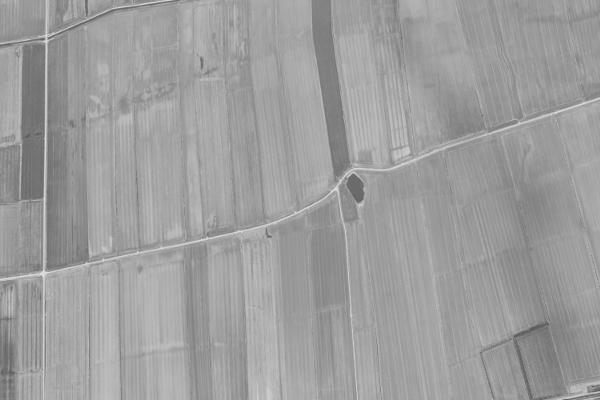
#> input picture Woche2/satBilder/agri3.png, 600 x 400 px, found by its file name
$ python Blatt2.2.2.py
#> lines starting #> are read from the running program, lines starting #| are printed output that depends on the picture; long printed decimals are rounded
#!/usr/bin/env python3
# -*- coding: utf-8 -*-
"""
Created on Wed Oct 23 17:06:45 2019
Blatt 2.2, Aufgabe 2
@author: mikhail
"""
import numpy as np
from skimage.io import imread,imsave
import matplotlib.pyplot as plt

def histComp(hist1,hist2):
    diff=hist1[0]-hist2[0]
    s=0
    for x in diff:
        s+=pow(x,2)
    return np.sqrt(s)


img1=imread("./satBilder/agri3.png")
#> img1 is the input picture: shape (400, 600); min 90, max 226, mean 157.5
img2=imread("./satBilder/agri6.png")
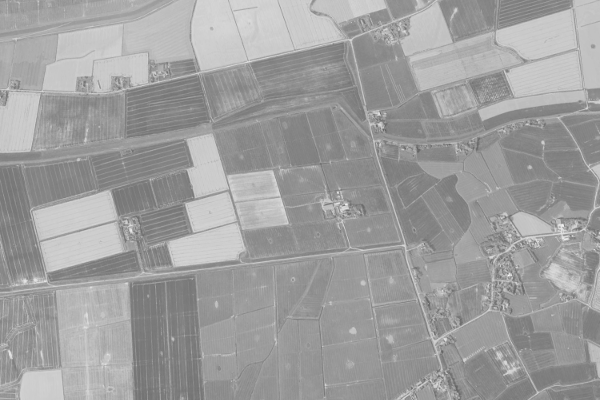
#> input picture Woche2/satBilder/agri6.png, 600 x 400 px, found by its file name
#> img2 is the input picture: shape (400, 600); min 98, max 250, mean 158.6
img3=imread("./satBilder/urban1.png")
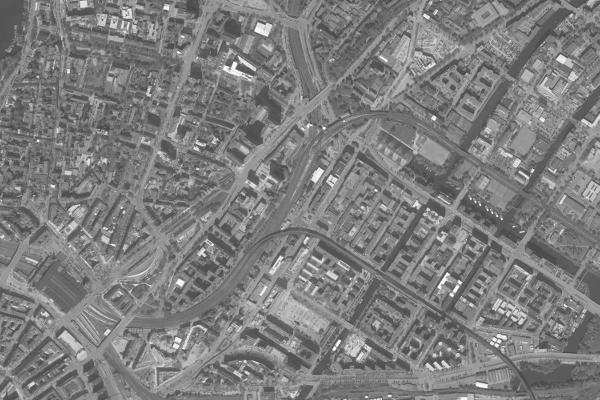
#> input picture Woche2/satBilder/urban1.png, 600 x 400 px, found by its file name
#> img3 is the input picture: shape (400, 600); min 70, max 255, mean 126

hist1= np.histogram(img1, bins=8,range= (0,256))
#> hist1 = ([0, 0, 37, 9696, 116730, 111732, 1801, 4], [0, 32, 64, 96, 128, 160, 192, 224, 256])
hist2= np.histogram(img2, bins=8,range= (0,256))
#> hist2 = ([0, 0, 0, 14538, 135904, 49380, 40128, 50], [0, 32, 64, 96, 128, 160, 192, 224, 256])
hist3= np.histogram(img3, bins=8,range= (0,256))
#> hist3 = ([0, 0, 37664, 93491, 84774, 19067, 3876, 1128], [0, 32, 64, 96, 128, 160, 192, 224, 256])
print(histComp(hist1,hist2))
#> in histComp, `diff=hist1[0]-hist2[0]`: diff = [0, 0, 37, -4842, -19174, 62352, -38327, -46]
#> the loop in histComp, `for x in diff:` made 8 passes
#> (x, s) on passes 2 to 8: (0, 0), (37, 1369), (-4842, 23446333), (-19174, 391088609), (62352, 4278860513), (-38327, 5747819442), (-46, 5747821558)
#> s on pass 1: 0
#> after the loop in histComp, `for x in diff:`: s = 5747821558
#| 75814.389
print(histComp(hist1,hist3))
#> the loop in histComp (call 2), `for x in diff:` made 8 passes
#> (x, s) on passes 2 to 8: (0, 0), (-37627, 1415791129), (-83795, 8437393154), (31956, 9458579090), (92665, 18045381315), (-2075, 18049686940), (-1124, 18050950316)
#| 134353.825
print(histComp(hist2,hist3))
#| 111806.429
